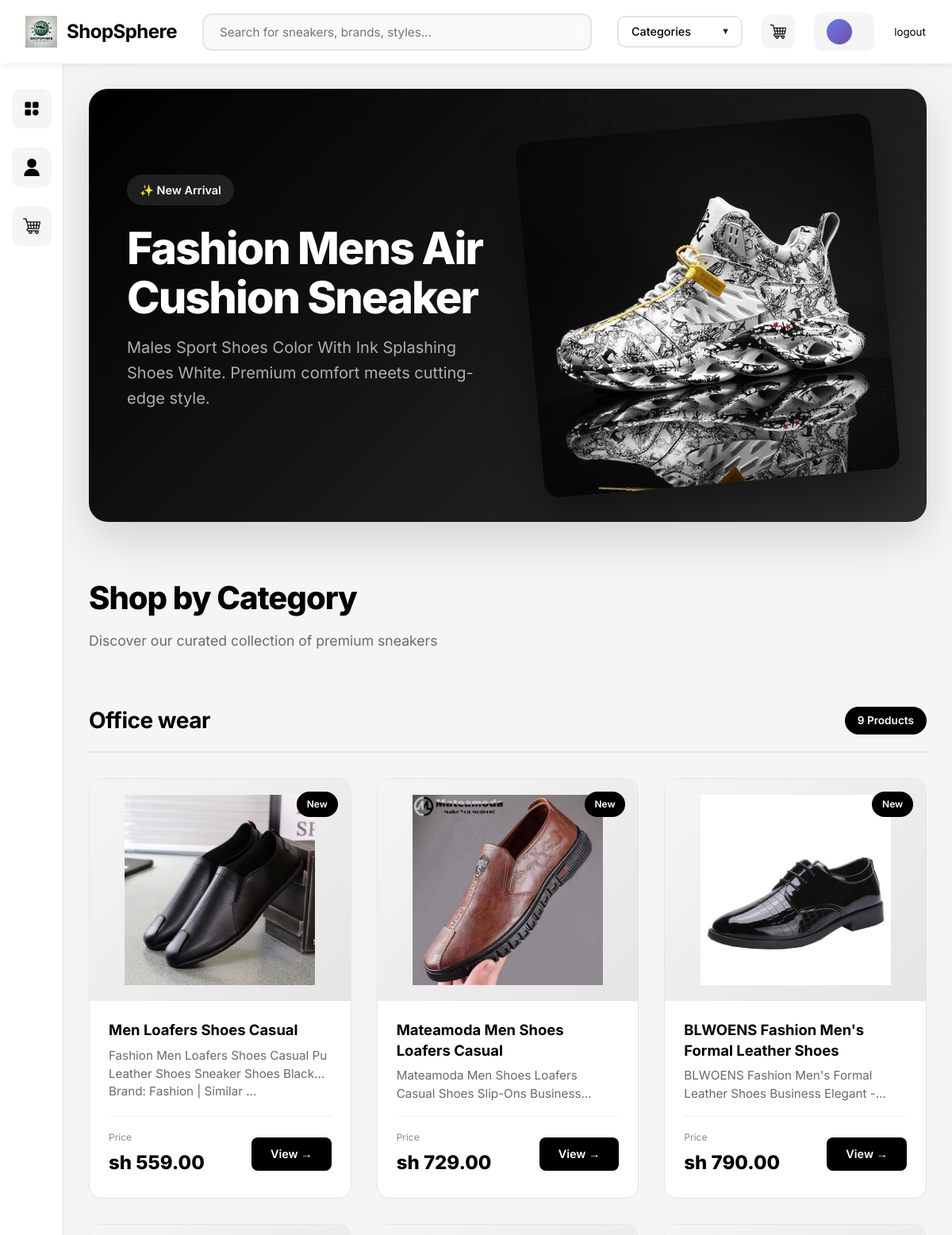
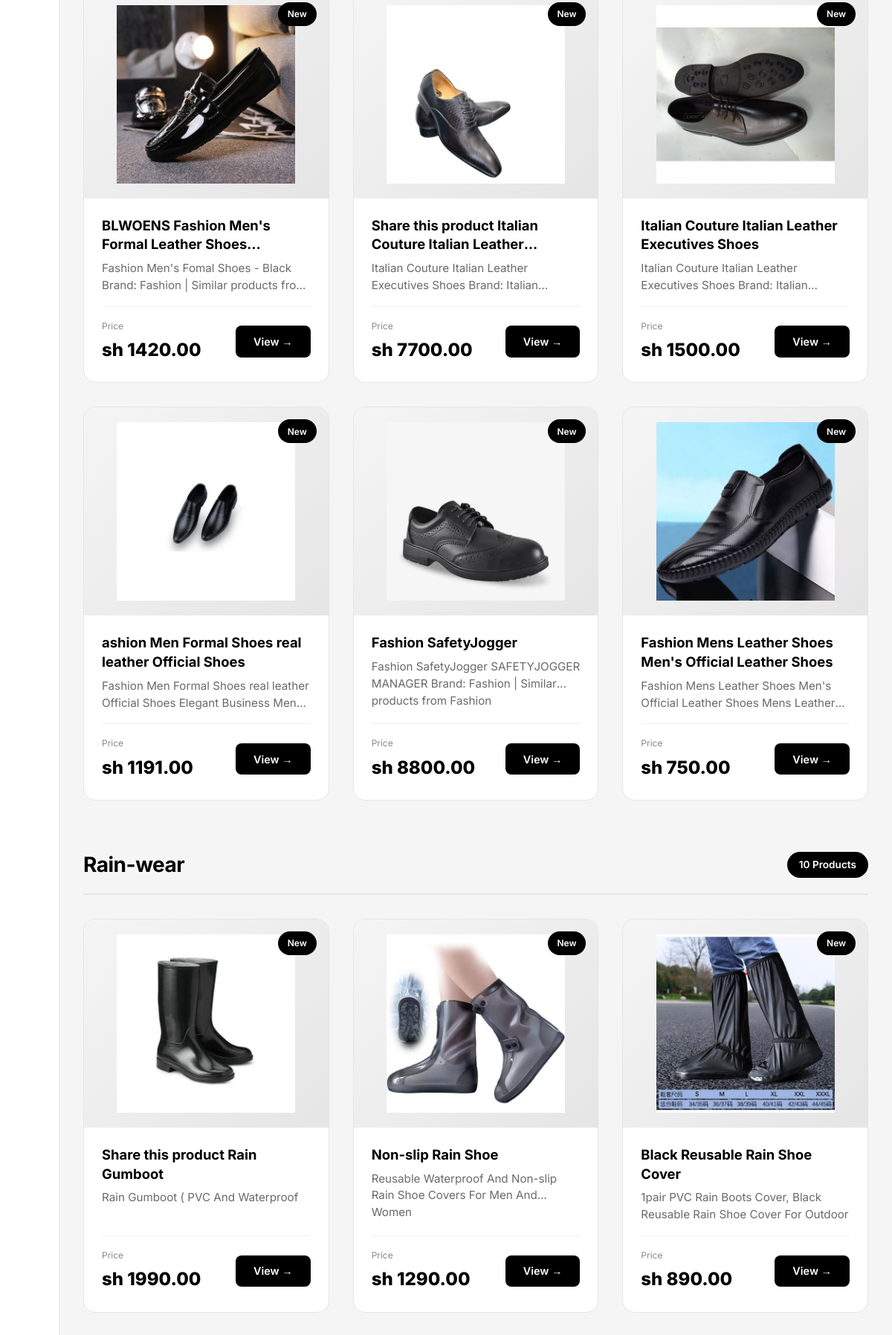
/home/ (upper part), run on the app's committed database (2 pictures, top to bottom).
### app/models.py (models this page shows, shortened)
class Category(models.Model):
    title = models.CharField(max_length=100)
    image = models.ImageField(upload_to='image')
    slug = models.SlugField(unique=True)
    class Meta:
        verbose_name_plural = "categories"
        ordering = ['title']

class Product(models.Model):
    product_id = models.AutoField(primary_key=True)
    name = models.CharField(max_length=100)
    status = models.CharField(max_length=100, default='published')
    price = models.DecimalField(max_digits=10, decimal_places=2)
    quantity = models.IntegerField(default=0)
    image = models.ImageField(upload_to='image')
    category = models.ForeignKey(Category, on_delete=models.SET_NULL, null=True)
    description = models.TextField(max_length=1000, default='No description provided')
    date = models.DateField(default=timezone.now)
    class Meta:
        verbose_name_plural = "products"

### app/views.py (the view)
# urls.py: path('home/', views.home_view, name='home'),  # Default home route
def home_view(request):
    categories = Category.objects.all()
    category_products = {cat.title: Product.objects.filter(category=cat) for cat in categories}
    return render(request, 'home.html', {"category_products": category_products})

### app/templates/home.html (shortened to what this page needs)
{% extends 'layout.html' %}
{% load static %}
{% block content %}
<section class="home-hero">
    <div class="hero-content-wrapper">
        <div class="hero-text">
            <div class="hero-badge">✨ New Arrival</div>
            <h1>Fashion Mens Air Cushion Sneaker</h1>
            <p>Males Sport Shoes Color With Ink Splashing Shoes White. Premium comfort meets cutting-edge style.</p>
        </div>
        <div class="hero-image-container">
            <img src="{% static 'images/products/1.jpg' %}" alt="Featured Product">
        </div>
    </div>
</section>
<div class="section-header">
    <h2>Shop by Category</h2>
    <p>Discover our curated collection of premium sneakers</p>
</div>
{% for category, products in category_products.items %}
<section class="category-section">
    <div class="category-header">
        <h3>{{ category }}</h3>
        <span class="category-badge">{{ products|length }} Products</span>
    </div>
    <ul class="products-grid">
        {% for product in products %}
        <li class="product-card">
            <a href="{% url 'product' pk=product.pk %}" style="display: flex; flex-direction: column; height: 100%; color: inherit; text-decoration: none;">
                <div class="product-image-wrapper">
                    <span class="product-badge">New</span>
                    <img src="{{ product.image.url }}" alt="{{ product.name }}">
                </div>
                <div class="product-info">
                    <h4>{{ product.name }}</h4>
                    <p class="product-description">{{ product.description|truncatewords:15 }}</p>
                    <div class="product-footer">
                        <div>
                            <span class="product-price-label">Price</span>
                            <div class="product-price">sh {{ product.price }}</div>
                        </div>
                        <span class="view-details-btn">View →</span>
                    </div>
                </div>
            </a>
        </li>
        {% endfor %}
    </ul>
</section>
{% endfor %}
{% endblock %}

### app/static/styles/main.css (style rules this page uses)
:root { --primary-color: #4a6cf7; --primary-dark: #3a56d4; --secondary-color: #ff6b6b; --secondary-dark: #e05050; --background-light: #f9fafb; --background-dark: #222; --text-dark: #222; --text-light: #fff; --gray-light: #e0e0e0; --gray-medium: #999; --box-shadow: 0 4px 16px rgba(0,0,0,0.08); --transition: all 0.3s cubic-bezier(.4,0,.2,1); --border-radius: 10px; }
* { margin: 0; padding: 0; box-sizing: border-box; font-family: 'Inter', 'Poppins', Arial, sans-serif; }
body { background: var(--background-light); color: var(--text-dark); min-height: 100vh; line-height: 1.6; }
a { color: var(--primary-color); text-decoration: none; transition: var(--transition); }
ul { list-style: none; }
img { max-width: 100%; display: block; }

### app/templates/layout.html (style rules this page uses)
body { font-family: -apple-system, BlinkMacSystemFont, 'Segoe UI', Roboto, 'Helvetica Neue', Arial, sans-serif; margin: 0; padding: 0; background: #f5f5f5; }

### data on the page
Category: category_products "Office wear"
Product: image (picture), name "Men Loafers Shoes Casual", description "Fashion Men Loafers Shoes Casual Pu Leather Shoes Sneaker Shoes Black Brand: Fashion | Similar …", price "559.00"
Product: image (picture), name "Mateamoda Men Shoes Loafers Casual", description "Mateamoda Men Shoes Loafers Casual Shoes Slip-Ons…", price "729.00"
Product: image (picture), name "BLWOENS Fashion Men's Formal Leather Shoes", description "BLWOENS Fashion Men's Formal Leather Shoes Business Elegant…", price "790.00"
Product: image (picture), name "BLWOENS Fashion Men's Formal Leather…", description "Fashion Men's Fomal Shoes - Black Brand: Fashion | Similar products…", price "1420.00"
Product: image (picture), name "Share this product Italian Couture Italian…", description "Italian Couture Italian Leather Executives Shoes Brand:…", price "7700.00"
Product: image (picture), name "Italian Couture Italian Leather Executives Shoes", description "Italian Couture Italian Leather Executives Shoes Brand:…", price "1500.00"
Product: image (picture), name "ashion Men Formal Shoes real leather Official Shoes", description "Fashion Men Formal Shoes real leather Official Shoes Elegant Business…", price "1191.00"
Product: image (picture), name "Fashion SafetyJogger", description "Fashion SafetyJogger SAFETYJOGGER MANAGER Brand: Fashion | Similar products from Fashion", price "8800.00"
Product: image (picture), name "Fashion Mens Leather Shoes Men's Official Leather Shoes", description "Fashion Mens Leather Shoes Men's Official Leather Shoes Mens…", price "750.00"
Category: category_products "Rain-wear"
Product: image (picture), name "Share this product Rain Gumboot", description "Rain Gumboot ( PVC And Waterproof", price "1990.00"
Product: image (picture), name "Non-slip Rain Shoe", description "Reusable Waterproof And Non-slip Rain Shoe Covers For Men And Women", price "1290.00"
Product: image (picture), name "Black Reusable Rain Shoe Cover", description "1pair PVC Rain Boots Cover, Black Reusable Rain Shoe Cover For Outdoor", price "890.00"

### other printed values
{{ products|length }} "9" "10"
